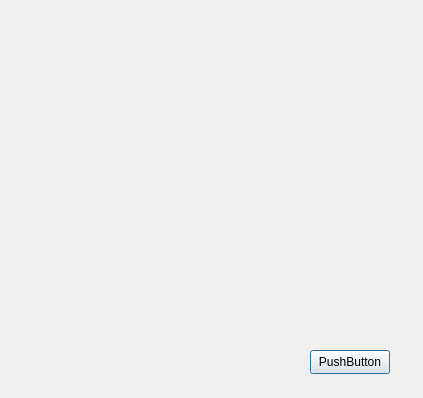
<?xml version="1.0" encoding="UTF-8"?>
<ui version="4.0">
 <class>UIMatchForm</class>
 <widget class="QDialog" name="UIMatchForm">
  <property name="geometry">
   <rect>
    <x>0</x>
    <y>0</y>
    <width>423</width>
    <height>398</height>
   </rect>
  </property>
  <property name="windowTitle">
   <string>Dialog</string>
  </property>
  <widget class="QPushButton" name="pushButton">
   <property name="geometry">
    <rect>
     <x>310</x>
     <y>350</y>
     <width>80</width>
     <height>24</height>
    </rect>
   </property>
   <property name="text">
    <string>PushButton</string>
   </property>
  </widget>
 </widget>
 <resources/>
 <connections/>
</ui>
